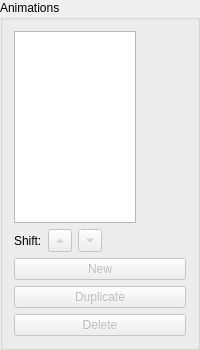
     <widget class="QGroupBox" name="GB_Anim">
      <property name="sizePolicy">
       <sizepolicy hsizetype="Maximum" vsizetype="Preferred">
        <horstretch>0</horstretch>
        <verstretch>0</verstretch>
       </sizepolicy>
      </property>
      <property name="title">
       <string>Animations</string>
      </property>
      <layout class="QVBoxLayout" name="verticalLayout_2">
       <item>
        <widget class="QListWidget" name="Anim_LW">
         <property name="sizePolicy">
          <sizepolicy hsizetype="Fixed" vsizetype="Expanding">
           <horstretch>0</horstretch>
           <verstretch>0</verstretch>
          </sizepolicy>
         </property>
         <property name="minimumSize">
          <size>
           <width>122</width>
           <height>0</height>
          </size>
         </property>
         <property name="maximumSize">
          <size>
           <width>122</width>
           <height>16777215</height>
          </size>
         </property>
         <property name="autoScrollMargin">
          <number>16</number>
         </property>
         <property name="selectionBehavior">
          <enum>QAbstractItemView::SelectItems</enum>
         </property>
         <property name="iconSize">
          <size>
           <width>84</width>
           <height>84</height>
          </size>
         </property>
         <property name="movement">
          <enum>QListView::Static</enum>
         </property>
         <property name="flow">
          <enum>QListView::TopToBottom</enum>
         </property>
         <property name="isWrapping" stdset="0">
          <bool>false</bool>
         </property>
         <property name="spacing">
          <number>1</number>
         </property>
         <property name="gridSize">
          <size>
           <width>94</width>
           <height>108</height>
          </size>
         </property>
         <property name="viewMode">
          <enum>QListView::IconMode</enum>
         </property>
         <property name="uniformItemSizes">
          <bool>true</bool>
         </property>
         <property name="itemAlignment">
          <set>Qt::AlignCenter</set>
         </property>
        </widget>
       </item>
       <item>
        <layout class="QHBoxLayout" name="horizontalLayout_2">
         <item>
          <widget class="QLabel" name="label_19">
           <property name="text">
            <string>Shift:</string>
           </property>
          </widget>
         </item>
         <item>
          <widget class="QToolButton" name="Anim_PB_Up">
           <property name="enabled">
            <bool>false</bool>
           </property>
           <property name="text">
            <string>...</string>
           </property>
           <property name="arrowType">
            <enum>Qt::UpArrow</enum>
           </property>
          </widget>
         </item>
         <item>
          <widget class="QToolButton" name="Anim_PB_Down">
           <property name="enabled">
            <bool>false</bool>
           </property>
           <property name="text">
            <string>...</string>
           </property>
           <property name="arrowType">
            <enum>Qt::DownArrow</enum>
           </property>
          </widget>
         </item>
         <item>
          <spacer name="horizontalSpacer_7">
           <property name="orientation">
            <enum>Qt::Horizontal</enum>
           </property>
           <property name="sizeHint" stdset="0">
            <size>
             <width>1</width>
             <height>20</height>
            </size>
           </property>
          </spacer>
         </item>
        </layout>
       </item>
       <item>
        <widget class="QPushButton" name="Anim_PB_New">
         <property name="enabled">
          <bool>false</bool>
         </property>
         <property name="text">
          <string>New</string>
         </property>
        </widget>
       </item>
       <item>
        <widget class="QPushButton" name="Anim_PB_Dup">
         <property name="enabled">
          <bool>false</bool>
         </property>
         <property name="text">
          <string>Duplicate</string>
         </property>
        </widget>
       </item>
       <item>
        <widget class="QPushButton" name="Anim_PB_Del">
         <property name="enabled">
          <bool>false</bool>
         </property>
         <property name="text">
          <string>Delete</string>
         </property>
        </widget>
       </item>
      </layout>
     </widget>
